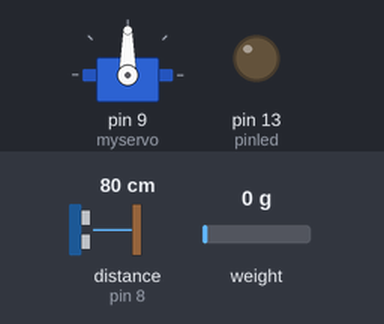
Recording of a sketch running on a simulated Arduino Uno, built with avr-gcc and run on an emulated ATmega328P. On the bench: servo, output pins drawn as LEDs (lit = HIGH). Wiring (inferred from the names in the program): ultrasonic range finder: trigger pin 10; echo pin 8. The test bench sets the inputs (shaded band); at power-on: distance to the obstacle (sensor on pin 8) 80 cm, weight on the scale 0 g. The echo pulse lasts 58.3 µs per cm; pins used as bus, display or sensor lines are not drawn; what the sketch prints to the serial monitor is not drawn.

Above: at 1.4 s.
1.5 s: distance to the obstacle (sensor on pin 8) set to 23 cm
At 7.8 s:
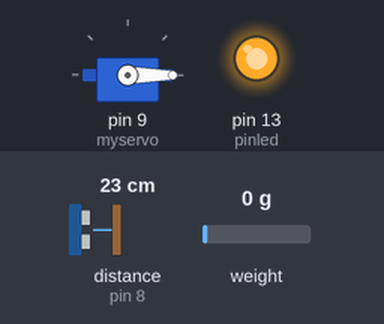
11.5 s: distance to the obstacle (sensor on pin 8) set to 18 cm
At 11.67 s:
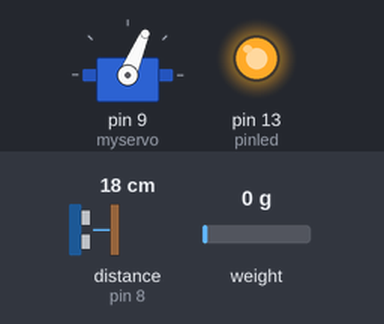
At 17.83 s:
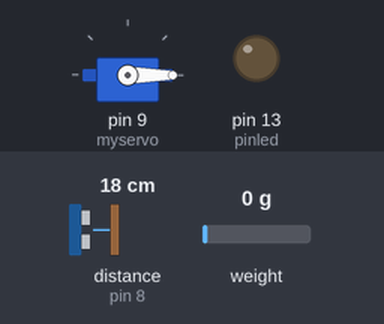
24.5 s: distance to the obstacle (sensor on pin 8) set to 2 cm
Timing chart, 0 to 30.6 s (numbered marks = the images above; inputs shaded):
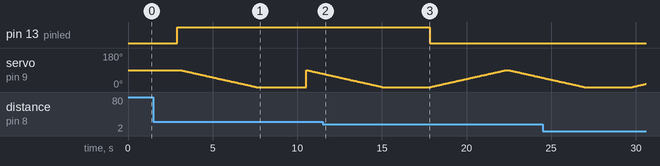

The sketch:

franky.ino
```cpp
#include <Servo.h>
#include "HX711.h"

#define DOUT  A1
#define CLK  A0

HX711 balanza(DOUT, CLK);

Servo myservo;

// posicion del servo en angulo 0
int pos = 0;

// pines ultrasonico
const int pinecho = 8;
const int pintrigger = 10;
const int pinled = 13;

// VARIABLES PARA CALCULOS
unsigned int tiempo, distancia;

void setup() {
  // declara el pin 9 para ejecutar
  myservo.attach(9);

  // PREPARAR LA COMUNICACION SERIAL
  Serial.begin(9600);

  // CONFIGURAR PINES DE ENTRADA Y SALIDA
  pinMode(pinecho, INPUT);
  pinMode(pintrigger, OUTPUT);
  pinMode(13, OUTPUT);

  // celda de carga

  Serial.print("Lectura del valor del ADC:  ");
  Serial.println(balanza.read());
  Serial.println("No ponga ningun  objeto sobre la balanza");
  Serial.println("Destarando...");
  Serial.println("...");
  balanza.set_scale(1750); // Establecemos la escala
  balanza.tare(-20);  //El peso actual es considerado Tara.
}

void loop() {
  // ENVIAR PULSO DE DISPARO EN EL PIN "TRIGGER"
  digitalWrite(pintrigger, LOW);
  delayMicroseconds(2);
  digitalWrite(pintrigger, HIGH);
  // EL PULSO DURA AL MENOS 10 uS EN ESTADO ALTO
  delayMicroseconds(10);
  digitalWrite(pintrigger, LOW);

  // MEDIR EL TIEMPO EN ESTADO ALTO DEL PIN "ECHO" EL PULSO ES PROPORCIONAL A LA DISTANCIA MEDIDA
  tiempo = pulseIn(pinecho, HIGH);

  // LA VELOCIDAD DEL SONIDO ES DE 340 M/S O 29 MICROSEGUNDOS POR CENTIMETRO
  // DIVIDIMOS EL TIEMPO DEL PULSO ENTRE 58, TIEMPO QUE TARDA RECORRER IDA Y VUELTA UN CENTIMETRO LA ONDA SONORA
  distancia = tiempo / 58;

  // ENVIAR EL RESULTADO AL MONITOR SERIAL
  Serial.print(distancia);
  Serial.println(" cm");
  delay(200);

  // Lee el gramaje del plato de comida junto con croquetas e imprime el resultado
  Serial.print("Gramaje de croquetas: ");
  int croquetas = balanza.get_units(20);
  Serial.print(croquetas);
  Serial.println(" g");
  delay(500);

    // Si hay croquetas en el dispensador y hay menos de 300g de croquetas en el plato de comida
    if (distancia <= 20 && croquetas <=100) {
       digitalWrite(13, LOW);

       //Se enciende servomotor y se abre puerta de dispensador
      for (pos = 0; pos <= 90; pos += 1) { //comienza el ciclo en 0 grados hasta 90

      // in steps of 1 degree
      myservo.write(pos);
      delay(50); //  el tiempo de ejecucion
      }

    // ENCENDER EL LED CUANDO SE CUMPLA CON CIERTA DISTANCIA
  } else {
    digitalWrite(13, HIGH);
    delay(100);
  }
  delay(50); // tiempo de pausa
  for (pos = 90; pos >= 0; pos -= 1) { //cierra ciclo de 90 grados a su pocicion inicial
    myservo.write(pos);
    delay(50); // tiempo de ejecucion para regresar a su posicion inicial
  }
  delay(50);
//exit(0); //detiene el ciclo
  }
```

Measured:
- the behaviour switches between 22 and 21 cm on distance to the obstacle (sensor on pin 8) (found by bisection; images 1 and 2)
- after the input at 11.5 s, pin 13 (pinled): HIGH → LOW after 6.3 s
